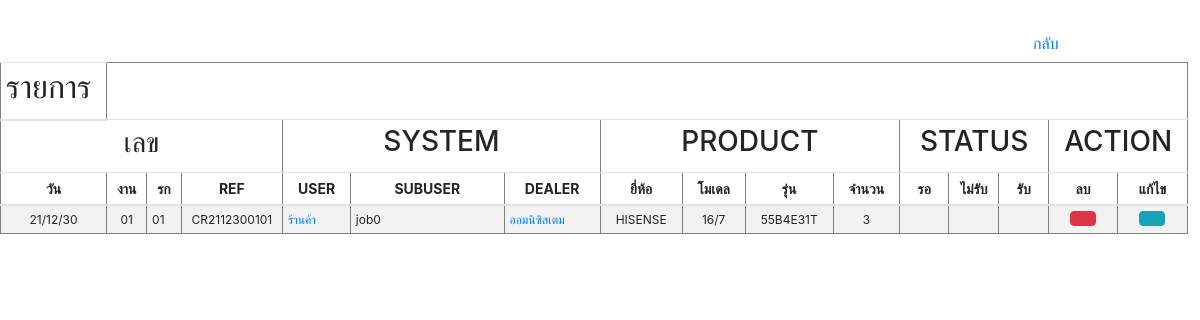
Before: /customer/customer_show.php with the older database file.
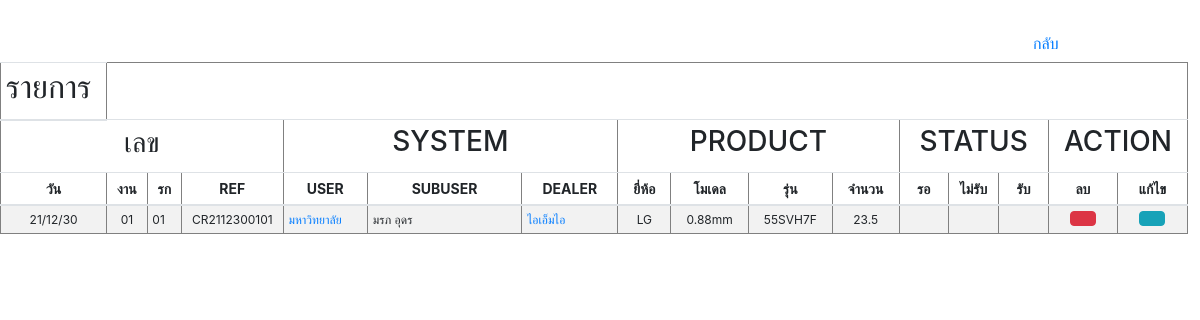
After: the same page with the newer database file.
### tables this page shows
CREATE TABLE `customer` (
  `REF_NO` varchar(255) NOT NULL,
  `CUSTOMER_ID` int(10) NOT NULL,
  `CREATE_DATE` varchar(255) NOT NULL,
  `TIME` varchar(255) NOT NULL,
  `AMOUNT` float NOT NULL,
  `PROJECT` varchar(255) NOT NULL,
  `USER` varchar(255) NOT NULL,
  `UNIT` varchar(255) NOT NULL,
  `DEALER` varchar(255) NOT NULL,
  `CATAGORY` varchar(255) NOT NULL,
  `BRANDNAME` varchar(255) NOT NULL,
  `SERIES` varchar(255) NOT NULL,
  `LOGO` varchar(255) DEFAULT NULL
);

### customer/customer_show.php (the view, shortened to what this page needs)
<?php
$conn=new Databases;
$conn = $conn->__construct();
$query = "SELECT * FROM customer";
$result = mysqli_query($conn, $query);
$idx=00;
?>
<!DOCTYPE html PUBLIC "-//W3C//DTD XHTML 1.0 Transitional//EN" "http://www.w3.org/TR/xhtml1/DTD/xhtml1-transitional.dtd">
<html xmlns="http://www.w3.org/1999/xhtml">
<head>
<link rel="stylesheet" href="https://cdn.jsdelivr.net/npm/bootstrap@4.6.0/dist/css/bootstrap.min.css">
    <link href="https://unpkg.com/gijgo@1.9.13/css/gijgo.min.css" rel="stylesheet" type="text/css" />
</head>
<body>
<br>
<a style="margin-left:85%" class="btn btn-link" href="customer.php">กลับ</a>
<table border='1' style="width:99%;" class="table table-striped table-sm">
  <thead style="font-size:14px;">
   <tr>
        <th><h2>รายการ</h2></th>
    </tr>
    <tr align="center">
        <td colspan="4"><h3>เลข</h3></td>
        <td colspan="3"><h3>SYSTEM</h3></td>
        <td colspan="4"><h3>PRODUCT</h3></td>
        <td colspan="3"><h3>STATUS</h3></td>
        <td colspan="2"><h3>ACTION</h3></td>
    </tr>
    <tr align="center">
        <th>วัน</th>
        <th>งาน</th>
        <th>รก</th>
        <th>REF</th>
        	<th>USER</th>
            <th>SUBUSER</th>
            <th>DEALER</th>
		<th>ยี่ห้อ</th>
        <th>โมเดล</th>
        <th>รุ่น</th>
        <th>จำนวน</th>
      	   <th>รอ</th>
           <th>ไม่รับ</th>
           <th>รับ</th>
     			<th>ลบ</th>
            	<th>แก้ไข</th>
     </tr>
  </thead>
  <tbody style="font-size:12px;">
      <?php
		while($row = mysqli_fetch_array($result))
		{$idx=$idx+1;
			$nrow=explode(" ",$row['LOGO']);
		?>
		<tr id=<?php echo $row["CUSTOMER_ID"];?>>
        <td width="1%" align="center"><nobr><?php echo $row['CREATE_DATE'];?></nobr></td>
    	<td width="1%" align="center"><nobr><?php echo sprintf("%02d",$row['CUSTOMER_ID']); ?></a></nobr></td>
    	<td width="1%" align="left"><nobr><?php echo sprintf("%02d",$row['CUSTOMER_ID']); ?></nobr></td>
    	<td width="1%" align="center"><nobr><?php echo "CR".$row['REF_NO'].sprintf("%02d",$row['CUSTOMER_ID']).sprintf("%02d",$row['CUSTOMER_ID']);?></a></nobr></td>
    	<td width="2%" align="left"><a href="customer_show_user.php?ID=<?=$row['CUSTOMER_ID'];?>"><nobr><?php echo $row['USER']; ?></nobr></a></td>
        <td width="7%" align="left"><nobr><?php echo $row['UNIT']; ?></nobr></td>
        <td width="3%" align="left"><a href="customer_show_dealer.php?ID=<?=$row['CUSTOMER_ID'];?>"><nobr><?php echo $row['DEALER']; ?></nobr></a></td>
        <td width="2%" align="center"><nobr><?php echo $row['BRANDNAME']?></td>
        <td width="2%" align="center"><nobr><?php echo $nrow[0]?></td>
        <td width="2%" align="center"><nobr><?php echo $nrow[1]?></td>
        <td width="2%" align="center"><nobr><?php echo $row['AMOUNT']?></td>
        <td width="1%" style="cursor: pointer;" id="U2D"></td>
        <td width="1%" style="cursor: pointer;" id="D2W"></td>
        <td width="1%" style="cursor: pointer;" id="W2S"></td>
        <td width="1%" align="center"><button class="btn btn-danger dels" id="dels" name="dels" onclick="dels(<?php echo $row["CUSTOMER_ID"];?>)" ></button></td>
        <td width="1%" align="center" ><button class="btn btn-info edits" id="edits" name="edits" data-toggle="modal" data-target="#myModal-2" onclick="edits(<?php echo $row["CUSTOMER_ID"];?>)" ></button></td>
		</tr>
        <?php
		}
?>
   </tbody>
</table>
</body>
</body>
</html>

### customer/customer_show.php (style rules this page uses)
.dels { height: 15px; width:15px; }
.edits { height: 15px; width:15px; }

Changed rows visible on the page:
changed customer "01": USER "ร้านค้า" → "มหาวิทยาลัย"; UNIT "job0" → "มรภ อุดร"; DEALER "ออมนิซิสเตม" → "ไอเอ็มไอ"; BRANDNAME "HISENSE" → "LG"; LOGO "16/7" → "0.88mm"; LOGO "55B4E31T" → "55SVH7F"; AMOUNT "3" → "23.5"
